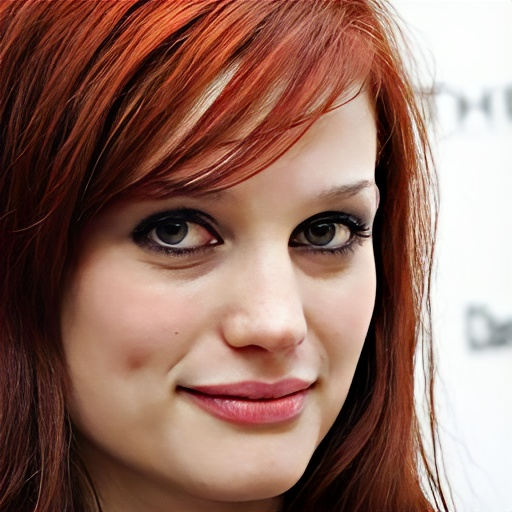
#> input picture Computação Paralela/desempenho-escalabilidade/M3A1-Metricas-desempenho/faces/faces/n000002/0001_01.jpg, 512 x 512 px; its folder holds only this picture in this run
$ jupyter execute --allow-errors notebook_demo_cprofile_snakeviz_imagens_reais.ipynb
#> lines starting #> are read from the running program, lines starting #| are printed output that depends on the picture
# Notebook Demonstrativo v2 — `cProfile` e `snakeviz` com Imagens Reais

Esta é a versão 2 do notebook didático de profiling, agora usando **imagens reais** dos datasets da disciplina:

- **fingerprints** (impressões digitais)
- **faces**

## Objetivos
Ao final deste notebook, o aluno deve conseguir:

1. aplicar `cProfile` em um pipeline real com imagens;
2. salvar e inspecionar arquivos `.prof`;
3. interpretar estatísticas com `pstats`;
4. abrir o resultado no `snakeviz`;
5. identificar hotspots de:
   - leitura de imagem,
   - pré-processamento,
   - extração de características,
   - escrita em disco;
6. validar se uma otimização realmente melhorou o desempenho.

## Fluxo da aula
```text
Carregar imagens reais -> rodar pipeline -> perfilar com cProfile ->
salvar .prof -> analisar com pstats -> abrir no snakeviz ->
otimizar -> comparar
```

> Ideia central: **não otimizar antes de medir**.

## 1. Contexto desta versão

Aqui vamos perfilar dois pipelines reais e simples:

### Pipeline A — fingerprints
- ler imagem em tons de cinza;
- aplicar `CLAHE`;
- equalização;
- blur;
- salvar resultado final em disco.

### Pipeline B — faces
- ler imagem;
- redimensionar;
- aplicar transformações pesadas;
- extrair vetor de características.

Esses dois fluxos são bons para profiling porque combinam:
- **I/O**;
- **operações de imagem**;
- **loops repetidos**;
- **custos diferentes por tipo de dado**.

[cell 1]
from __future__ import annotations

import os
import io
import time
import random
import shutil
import cProfile
import pstats
import subprocess
from pathlib import Path

import cv2
import numpy as np
import pandas as pd
import matplotlib.pyplot as plt

try:
    from IPython.display import display, Markdown
except Exception:
    display = print
    Markdown = str

RNG = np.random.default_rng(42)
random.seed(42)

plt.rcParams["figure.figsize"] = (8, 4)
plt.rcParams["axes.grid"] = True

## 2. Diretórios dos datasets

Os caminhos abaixo apontam para os datasets reais usados na disciplina.

[cell 2]
DIGITAIS_DIR = Path("/mnt/c/Users/chaul.NK/Dropbox/_FATESG/CP/data/digitais")
FACES_DIR = Path("/mnt/c/Users/chaul.NK/Dropbox/_FATESG/CP/data/faces")

IMAGE_EXTS = {".png", ".jpg", ".jpeg", ".bmp", ".tif", ".tiff"}

PROFILE_DIR = Path("./profiles_demo_reais")
PROFILE_DIR.mkdir(parents=True, exist_ok=True)

OUTPUT_DIR = Path("./saida_demo_reais")
OUTPUT_FP_DIR = OUTPUT_DIR / "fingerprints"
OUTPUT_FP_DIR.mkdir(parents=True, exist_ok=True)

print("DIGITAIS_DIR existe?", DIGITAIS_DIR.exists(), "-", DIGITAIS_DIR)
print("FACES_DIR existe?", FACES_DIR.exists(), "-", FACES_DIR)
print("Diretório dos perfis:", PROFILE_DIR.resolve())
print("Diretório de saída:", OUTPUT_FP_DIR.resolve())

## 3. Funções utilitárias

[cell 3]
def list_image_files(folder: Path, limit: int | None = None) -> list[Path]:
    files = [p for p in folder.rglob("*") if p.suffix.lower() in IMAGE_EXTS]
    files = sorted(files)
    if limit is not None:
        files = files[:limit]
    return files

def load_gray(path: Path) -> np.ndarray:
    img = cv2.imread(str(path), cv2.IMREAD_GRAYSCALE)
    if img is None:
        raise ValueError(f"Não foi possível ler {path}")
    return img

def show_image(img: np.ndarray, title: str = ""):
    plt.imshow(img, cmap="gray")
    plt.title(title)
    plt.axis("off")
    plt.show()

def summarize_paths(paths: list[Path], label: str) -> pd.DataFrame:
    rows = []
    for p in paths:
        try:
            img = load_gray(p)
            rows.append({
                "dataset": label,
                "file": p.name,
                "height": img.shape[0],
                "width": img.shape[1],
                "pixels": img.size
            })
        except Exception:
            pass
    return pd.DataFrame(rows)


def reset_output_dir():
    OUTPUT_FP_DIR.mkdir(parents=True, exist_ok=True)

    for f in OUTPUT_FP_DIR.glob("*"):
        try:
            if f.is_file():
                f.unlink()
        except Exception as e:
            print("Aviso:", f, e)

## 4. Seleção de amostras reais

Vamos trabalhar com uma quantidade moderada de imagens para manter o notebook interativo e didático.

[cell 4]
N_FP = 24
N_FACES = 24

fp_paths = list_image_files(DIGITAIS_DIR, limit=N_FP)
face_paths = list_image_files(FACES_DIR, limit=N_FACES)

print("Fingerprints encontrados:", len(fp_paths))
print("Faces encontradas:", len(face_paths))

if len(fp_paths) == 0 and len(face_paths) == 0:
    raise RuntimeError(
        "Nenhuma imagem foi encontrada. Verifique os paths DIGITAIS_DIR e FACES_DIR "
        "e se o ambiente atual enxerga /mnt/c."
    )

[cell 5]
meta_fp = summarize_paths(fp_paths, "fingerprint")
meta_face = summarize_paths(face_paths, "face")
#> in load_gray, `img = cv2.imread(str(path), cv2.IMREAD_GRAYSCALE)`:
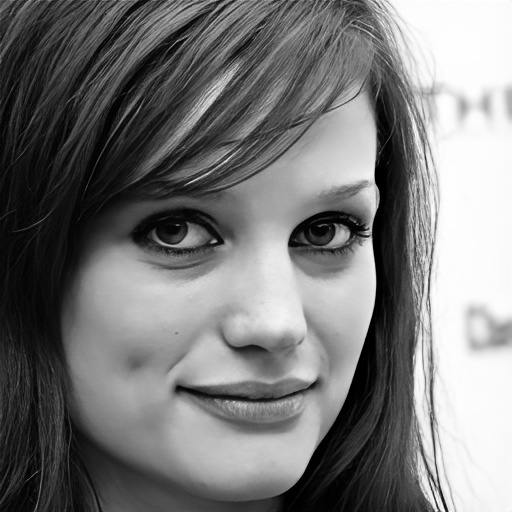
#> img: shape (512, 512); min 0, max 255, mean 120.5
#> pass 2 of the loop in summarize_paths, `for p in paths:`:
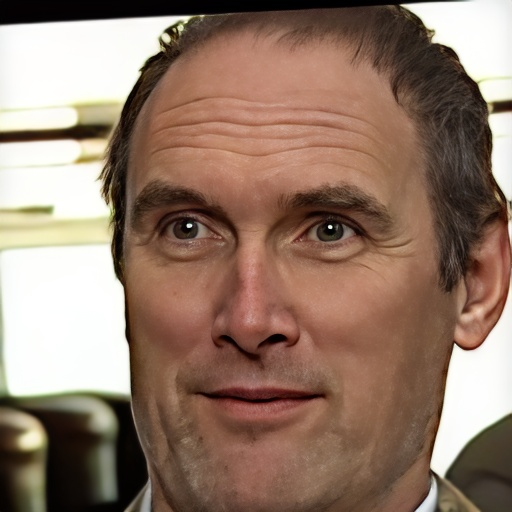
#> input picture Computação Paralela/desempenho-escalabilidade/M3A1-Metricas-desempenho/faces/faces/n000003/0001_01.jpg, 512 x 512 px
#> meta_face = table of 2 rows and 5 columns

meta = pd.concat([meta_fp, meta_face], ignore_index=True)
#> meta = table of 2 rows and 5 columns
display(meta.groupby("dataset")[["height", "width", "pixels"]].agg(["count", "mean", "min", "max"]))
display(meta.head())

[cell 6]
if fp_paths:
    show_image(load_gray(fp_paths[0]), f"Fingerprint: {fp_paths[0].name}")

if face_paths:
    show_image(load_gray(face_paths[0]), f"Face: {face_paths[0].name}")

## 5. Pipeline real para fingerprints

Este pipeline é simples o suficiente para ensinar, mas já possui custo observável:

1. leitura da imagem;
2. `CLAHE`;
3. equalização;
4. blur;
5. escrita em disco.

Esse pipeline é excelente para discutir um ponto central de profiling:
> o gargalo pode estar tanto em **processamento** quanto em **I/O**.

[cell 7]
# [23 lines left out: function fingerprint_pipeline, not called in this run]

## 6. Pipeline real para faces

Aqui vamos usar um fluxo mais computacional:

1. leitura;
2. resize;
3. transformações matemáticas repetidas;
4. histograma;
5. vetor de características.

Esse pipeline é bom para destacar hotspots puramente computacionais.

[cell 8]
def face_feature_pipeline(path: Path) -> dict:
    t0 = time.perf_counter()

    img = load_gray(path).astype(np.float32) / 255.0
    img = cv2.resize(img, (128, 128), interpolation=cv2.INTER_LINEAR)

    x = img.copy()
    for _ in range(4):
        x = np.tanh(x)
        x = np.sqrt(np.abs(x) + 1e-8)
        x = np.sin(x) + np.cos(x)

    hist, _ = np.histogram(x.ravel(), bins=24, range=(x.min(), x.max() + 1e-8))
    hist = hist.astype(np.float64)
    hist /= hist.sum() + 1e-8

    row_proj = x.mean(axis=1)
    col_proj = x.mean(axis=0)
    feat = np.concatenate([hist, row_proj[:24], col_proj[:24]])

    return {
        "kind": "face",
        "file": path.name,
        "task_time_s": time.perf_counter() - t0,
        "feature_dim": int(feat.shape[0])
    }

def face_feature_pipeline(path: Path) -> dict:
    t0 = time.perf_counter()

    img = load_gray(path).astype(np.float32) / 255.0
    img = cv2.resize(img, (128, 128), interpolation=cv2.INTER_LINEAR)

    x = img.copy()
    for _ in range(4):
        x = np.tanh(x)
        x = np.sqrt(np.abs(x) + 1e-8)
        x = np.sin(x) + np.cos(x)

    flat = x.ravel().astype(np.float64)
    xmin = float(np.min(flat))
    xmax = float(np.max(flat))
    if not np.isfinite(xmin) or not np.isfinite(xmax):
        flat = np.nan_to_num(flat, nan=0.0, posinf=0.0, neginf=0.0)
        xmin = float(np.min(flat))
        xmax = float(np.max(flat))

    # Evita range degenerado, que quebra o np.histogram
    if abs(xmax - xmin) < 1e-12:
        hist = np.zeros(24, dtype=np.float64)
        hist[0] = 1.0
    else:
        hist, _ = np.histogram(flat, bins=24, range=(xmin, xmax))
        hist = hist.astype(np.float64)
        hist /= hist.sum() + 1e-8

    row_proj = x.mean(axis=1)
    col_proj = x.mean(axis=0)
    feat = np.concatenate([hist, row_proj[:24], col_proj[:24]])

    return {
        "kind": "face",
        "file": path.name,
        "task_time_s": time.perf_counter() - t0,
        "feature_dim": int(feat.shape[0])
    }

[cell 9]
tasks = (
    [{"kind": "fingerprint", "path": p} for p in fp_paths] +
    [{"kind": "face", "path": p} for p in face_paths]
)

summary_tasks = pd.DataFrame({
    "kind": [t["kind"] for t in tasks],
    "file": [t["path"].name for t in tasks]
})
#> summary_tasks = table of 2 rows and 2 columns
display(summary_tasks["kind"].value_counts())
display(summary_tasks.head())

[cell 10]
def mixed_pipeline(tasks: list[dict], save_fingerprints: bool = True) -> pd.DataFrame:
    rows = []
    for task in tasks:
        if task["kind"] == "fingerprint":
            rows.append(fingerprint_pipeline(task["path"], OUTPUT_FP_DIR, save=save_fingerprints))
        else:
            rows.append(face_feature_pipeline(task["path"]))
    return pd.DataFrame(rows)

## 8. Execução normal do pipeline

Antes do profiling, vamos simplesmente medir o pipeline misto.

[cell 11]
reset_output_dir()

t0 = time.perf_counter()
df_baseline = mixed_pipeline(tasks, save_fingerprints=True)
#> in face_feature_pipeline, `img = cv2.resize(img, (128, 128), interpolation=cv2.INTER_LINEAR)`:
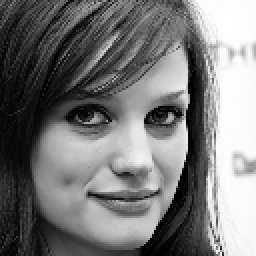
#> img: shape (128, 128) float32 (shown 2 times larger); min 0, max 0.998, mean 0.473
#> the loop in face_feature_pipeline, `for _ in range(4):` made 4 passes
#> pass 1, in face_feature_pipeline, `x = np.tanh(x)`:
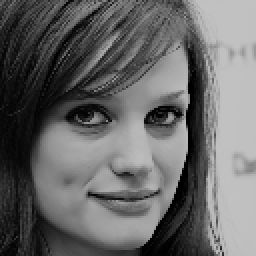
#> x: shape (128, 128) float32 (shown 2 times larger); min 0, max 0.761, mean 0.406
#> pass 1, in face_feature_pipeline, `x = np.sqrt(np.abs(x) + 1e-8)`:
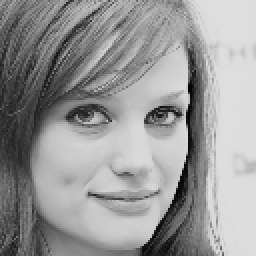
#> x: shape (128, 128) float32 (shown 2 times larger); min 0.0001, max 0.872, mean 0.596
#> pass 1, in face_feature_pipeline, `x = np.sin(x) + np.cos(x)`:
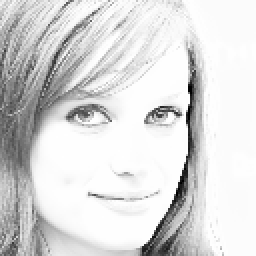
#> x: shape (128, 128) float32 (shown 2 times larger); min 1, max 1.41, mean 1.35; drawn with min black and max white
#> pass 2, in face_feature_pipeline, `x = np.tanh(x)`:
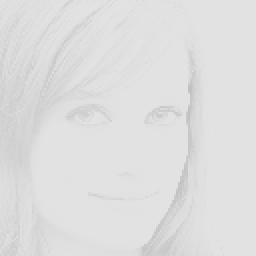
#> x: shape (128, 128) float32 (shown 2 times larger); min 0.762, max 0.888, mean 0.873
#> after the loop in face_feature_pipeline, `for _ in range(4):`:
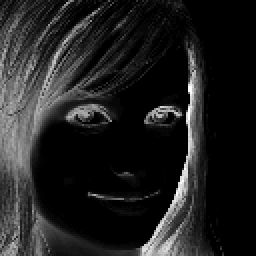
#> x: shape (128, 128) float32 (shown 2 times larger); min 1.4, max 1.4, mean 1.4; drawn with min black and max white
#> in face_feature_pipeline, `hist, _ = np.histogram(x.ravel(), bins=24, range=(x.min(), x.max() + 1..`: hist = 24 values, max 9022 at index 0, min 0 at index 22, mean 682.7
#> in face_feature_pipeline, `hist /= hist.sum() + 1e-8`: hist = 24 values, max 0.551 at index 0, min 0 at index 22, mean 0.0417
#> in face_feature_pipeline, `row_proj = x.mean(axis=1)`: row_proj = 128 values, max 1.4 at index 55, min 1.4 at index 0, mean 1.4
#> in face_feature_pipeline, `col_proj = x.mean(axis=0)`: col_proj = 128 values, max 1.4 at index 0, min 1.4 at index 106, mean 1.4
#> in face_feature_pipeline, `feat = np.concatenate([hist, row_proj[:24], col_proj[:24]])`: feat = 72 values, max 1.4 at index 48, min 0 at index 22, mean 0.945
#> pass 2 of the loop in mixed_pipeline, `for task in tasks:`:
#> after the loop in face_feature_pipeline (call 2), `for _ in range(4):`:
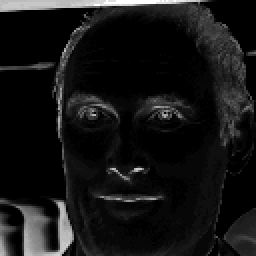
#> x: shape (128, 128) float32 (shown 2 times larger); min 1.4, max 1.4, mean 1.4; drawn with min black and max white
#> in face_feature_pipeline (call 2), `hist, _ = np.histogram(x.ravel(), bins=24, range=(x.min(), x.max() + 1..`: hist = 24 values, max 10224 at index 0, min 0 at index 22, mean 682.7
#> in face_feature_pipeline (call 2), `hist /= hist.sum() + 1e-8`: hist = 24 values, max 0.624 at index 0, min 0 at index 22, mean 0.0417
#> in face_feature_pipeline (call 2), `row_proj = x.mean(axis=1)`: row_proj = 128 values, max 1.4 at index 0, min 1.4 at index 35, mean 1.4
#> in face_feature_pipeline (call 2), `col_proj = x.mean(axis=0)`: col_proj = 128 values, max 1.4 at index 32, min 1.4 at index 8, mean 1.4
#> in face_feature_pipeline (call 2), `feat = np.concatenate([hist, row_proj[:24], col_proj[:24]])`: feat = 72 values, max 1.4 at index 24, min 0 at index 22, mean 0.945
#> df_baseline = table of 2 rows and 4 columns
baseline_time = time.perf_counter() - t0

print(f"Tempo total do pipeline misto: {baseline_time:.3f} s")
display(df_baseline.groupby("kind")[["task_time_s"]].agg(["count", "mean", "min", "max"]))

#> (a cell that did not finish here is left out)

def fingerprint_pipeline_fast(path: Path, out_dir: Path, save: bool = False) -> dict:
    t0 = time.perf_counter()

    img = load_gray(path)

    clahe = cv2.createCLAHE(clipLimit=2.5, tileGridSize=(8, 8))
    x = clahe.apply(img)
    x = cv2.equalizeHist(x)
    x = cv2.GaussianBlur(x, (5, 5), sigmaX=1.2)

    if save:
        out_file = out_dir / f"{path.stem}_fp_fast.png"
        cv2.imwrite(str(out_file), x)

    return {
        "kind": "fingerprint",
        "file": path.name,
        "task_time_s": time.perf_counter() - t0,
        "saved": save
    }

def face_feature_pipeline_fast(path: Path) -> dict:
    t0 = time.perf_counter()

    img = load_gray(path).astype(np.float32) / 255.0
    img = cv2.resize(img, (128, 128), interpolation=cv2.INTER_LINEAR)

    x = img.copy()
    for _ in range(2):
        x = np.tanh(x)
        x = np.sqrt(np.abs(x) + 1e-8)
        x = np.sin(x) + np.cos(x)

    flat = x.ravel().astype(np.float64)
    xmin = float(np.min(flat))
    xmax = float(np.max(flat))
    if not np.isfinite(xmin) or not np.isfinite(xmax):
        flat = np.nan_to_num(flat, nan=0.0, posinf=0.0, neginf=0.0)
        xmin = float(np.min(flat))
        xmax = float(np.max(flat))

    if abs(xmax - xmin) < 1e-12:
        hist = np.zeros(24, dtype=np.float64)
        hist[0] = 1.0
    else:
        hist, _ = np.histogram(flat, bins=24, range=(xmin, xmax))
        hist = hist.astype(np.float64)
        hist /= hist.sum() + 1e-8

    row_proj = x.mean(axis=1)
    col_proj = x.mean(axis=0)
    feat = np.concatenate([hist, row_proj[:24], col_proj[:24]])

    return {
        "kind": "face",
        "file": path.name,
        "task_time_s": time.perf_counter() - t0,
        "feature_dim": int(feat.shape[0])
    }

def mixed_pipeline_fast(tasks: list[dict], save_fingerprints: bool = False) -> pd.DataFrame:
    rows = []
    for task in tasks:
        if task["kind"] == "fingerprint":
            rows.append(fingerprint_pipeline_fast(task["path"], OUTPUT_FP_DIR, save=save_fingerprints))
        else:
            rows.append(face_feature_pipeline_fast(task["path"]))
    return pd.DataFrame(rows)

[cell 13]
prof = cProfile.Profile()

reset_output_dir()

prof.enable()
_ = mixed_pipeline(tasks, save_fingerprints=True)
#> the loop in face_feature_pipeline (call 3), `for _ in range(4):` made 4 passes
#> pass 2, in face_feature_pipeline (call 3), `x = np.sqrt(np.abs(x) + 1e-8)`:
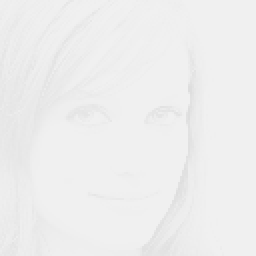
#> x: shape (128, 128) float32 (shown 2 times larger); min 0.873, max 0.943, mean 0.935
#> in face_feature_pipeline (call 3), `hist, _ = np.histogram(x.ravel(), bins=24, range=(x.min(), x.max() + 1..`: hist = 24 values, max 9022 at index 0, min 0 at index 22, mean 682.7
#> in face_feature_pipeline (call 3), `hist /= hist.sum() + 1e-8`: hist = 24 values, max 0.551 at index 0, min 0 at index 22, mean 0.0417
#> in face_feature_pipeline (call 3), `row_proj = x.mean(axis=1)`: row_proj = 128 values, max 1.4 at index 55, min 1.4 at index 0, mean 1.4
#> in face_feature_pipeline (call 3), `col_proj = x.mean(axis=0)`: col_proj = 128 values, max 1.4 at index 0, min 1.4 at index 106, mean 1.4
#> in face_feature_pipeline (call 3), `feat = np.concatenate([hist, row_proj[:24], col_proj[:24]])`: feat = 72 values, max 1.4 at index 48, min 0 at index 22, mean 0.945
#> pass 2 of the loop in mixed_pipeline, `for task in tasks:`:
#> the loop in face_feature_pipeline (call 4), `for _ in range(4):` made 4 passes
#> pass 2, in face_feature_pipeline (call 4), `x = np.sqrt(np.abs(x) + 1e-8)`:
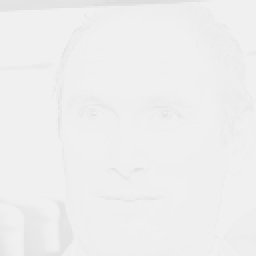
#> x: shape (128, 128) float32 (shown 2 times larger); min 0.873, max 0.943, mean 0.937
#> in face_feature_pipeline (call 4), `hist, _ = np.histogram(x.ravel(), bins=24, range=(x.min(), x.max() + 1..`: hist = 24 values, max 10224 at index 0, min 0 at index 22, mean 682.7
#> in face_feature_pipeline (call 4), `hist /= hist.sum() + 1e-8`: hist = 24 values, max 0.624 at index 0, min 0 at index 22, mean 0.0417
#> in face_feature_pipeline (call 4), `row_proj = x.mean(axis=1)`: row_proj = 128 values, max 1.4 at index 0, min 1.4 at index 35, mean 1.4
#> in face_feature_pipeline (call 4), `col_proj = x.mean(axis=0)`: col_proj = 128 values, max 1.4 at index 32, min 1.4 at index 8, mean 1.4
#> in face_feature_pipeline (call 4), `feat = np.concatenate([hist, row_proj[:24], col_proj[:24]])`: feat = 72 values, max 1.4 at index 24, min 0 at index 22, mean 0.945
prof.disable()

print("Profiling concluído.")

## 10. Leitura textual com `pstats`

Vamos começar ordenando por **tempo acumulado** (`cumulative`).

[cell 14]
stats = pstats.Stats(prof).sort_stats("cumulative")
stats.print_stats(20)

## 11. Salvando o arquivo `.prof`

Esse arquivo será usado pelo `snakeviz`.

[cell 15]
profile_path = PROFILE_DIR / "pipeline_misto_reais.prof"
prof.dump_stats(str(profile_path))

print("Arquivo salvo em:")
print(profile_path.resolve())

## 12. Observando por `tottime` vs `cumtime`

Essa comparação é muito importante em sala.

### Relembrando
- `tottime` = tempo da função em si;
- `cumtime` = tempo da função + tempo das funções que ela chamou.

[cell 16]
print("Top 15 por cumulative")
pstats.Stats(str(profile_path)).sort_stats("cumulative").print_stats(15)

print("\nTop 15 por tottime")
pstats.Stats(str(profile_path)).sort_stats("tottime").print_stats(15)

## 13. Como interpretar este primeiro perfil

Tente responder:

1. O maior custo está em leitura, escrita ou processamento?
2. Fingerprints e faces têm custos parecidos?
3. A escrita em disco pesa visivelmente?
4. Alguma função “pai” domina o tempo acumulado?
5. O hotspot principal vem do OpenCV, do NumPy ou da lógica Python?

## 14. Criando uma versão melhorada

Agora vamos construir uma segunda versão para comparação.
As melhorias serão simples e pedagógicas:

- fingerprints:
  - manter pipeline semelhante;
  - **desativar salvamento** para medir impacto de I/O;
- faces:
  - reduzir um pouco o custo computacional;
  - manter a mesma lógica geral.

[cell 17]
# [20 lines left out: function fingerprint_pipeline_fast, not called in this run]

def face_feature_pipeline_fast(path: Path) -> dict:
    t0 = time.perf_counter()

    img = load_gray(path).astype(np.float32) / 255.0
    img = cv2.resize(img, (128, 128), interpolation=cv2.INTER_LINEAR)

    x = img.copy()
    for _ in range(2):
        x = np.tanh(x)
        x = np.sqrt(np.abs(x) + 1e-8)
        x = np.sin(x) + np.cos(x)

    hist, _ = np.histogram(x.ravel(), bins=24, range=(x.min(), x.max() + 1e-8))
    hist = hist.astype(np.float64)
    hist /= hist.sum() + 1e-8

    row_proj = x.mean(axis=1)
    col_proj = x.mean(axis=0)
    feat = np.concatenate([hist, row_proj[:24], col_proj[:24]])

    return {
        "kind": "face",
        "file": path.name,
        "task_time_s": time.perf_counter() - t0,
        "feature_dim": int(feat.shape[0])
    }

def mixed_pipeline_fast(tasks: list[dict], save_fingerprints: bool = False) -> pd.DataFrame:
    rows = []
    for task in tasks:
        if task["kind"] == "fingerprint":
            rows.append(fingerprint_pipeline_fast(task["path"], OUTPUT_FP_DIR, save=save_fingerprints))
        else:
            rows.append(face_feature_pipeline_fast(task["path"]))
    return pd.DataFrame(rows)

[cell 18]
reset_output_dir()

t0 = time.perf_counter()
df_fast = mixed_pipeline_fast(tasks, save_fingerprints=False)
#> in face_feature_pipeline_fast, `hist, _ = np.histogram(x.ravel(), bins=24, range=(x.min(), x.max() + 1..`: hist = 24 values, max 8739 at index 0, min 13 at index 22, mean 682.7
#> in face_feature_pipeline_fast, `hist /= hist.sum() + 1e-8`: hist = 24 values, max 0.533 at index 0, min 0.000793 at index 22, mean 0.0417
#> in face_feature_pipeline_fast, `row_proj = x.mean(axis=1)`: row_proj = 128 values, max 1.4 at index 55, min 1.4 at index 4, mean 1.4
#> in face_feature_pipeline_fast, `col_proj = x.mean(axis=0)`: col_proj = 128 values, max 1.4 at index 8, min 1.4 at index 107, mean 1.4
#> in face_feature_pipeline_fast, `feat = np.concatenate([hist, row_proj[:24], col_proj[:24]])`: feat = 72 values, max 1.4 at index 56, min 0.000793 at index 22, mean 0.947
#> pass 2 of the loop in mixed_pipeline_fast, `for task in tasks:`:
#> df_fast = table of 2 rows and 4 columns
fast_time = time.perf_counter() - t0

comparison = pd.DataFrame({
    "versao": ["baseline_reais", "melhorada_reais"],
    "tempo_total_s": [baseline_time, fast_time]
})
comparison["speedup"] = baseline_time / comparison["tempo_total_s"]

display(comparison)

## 15. Profiling da versão melhorada

Agora repetimos o processo para gerar um segundo `.prof`.

[cell 19]
prof_fast = cProfile.Profile()

reset_output_dir()

prof_fast.enable()
_ = mixed_pipeline_fast(tasks, save_fingerprints=False)
#> pass 2 of the loop in mixed_pipeline_fast, `for task in tasks:`:
